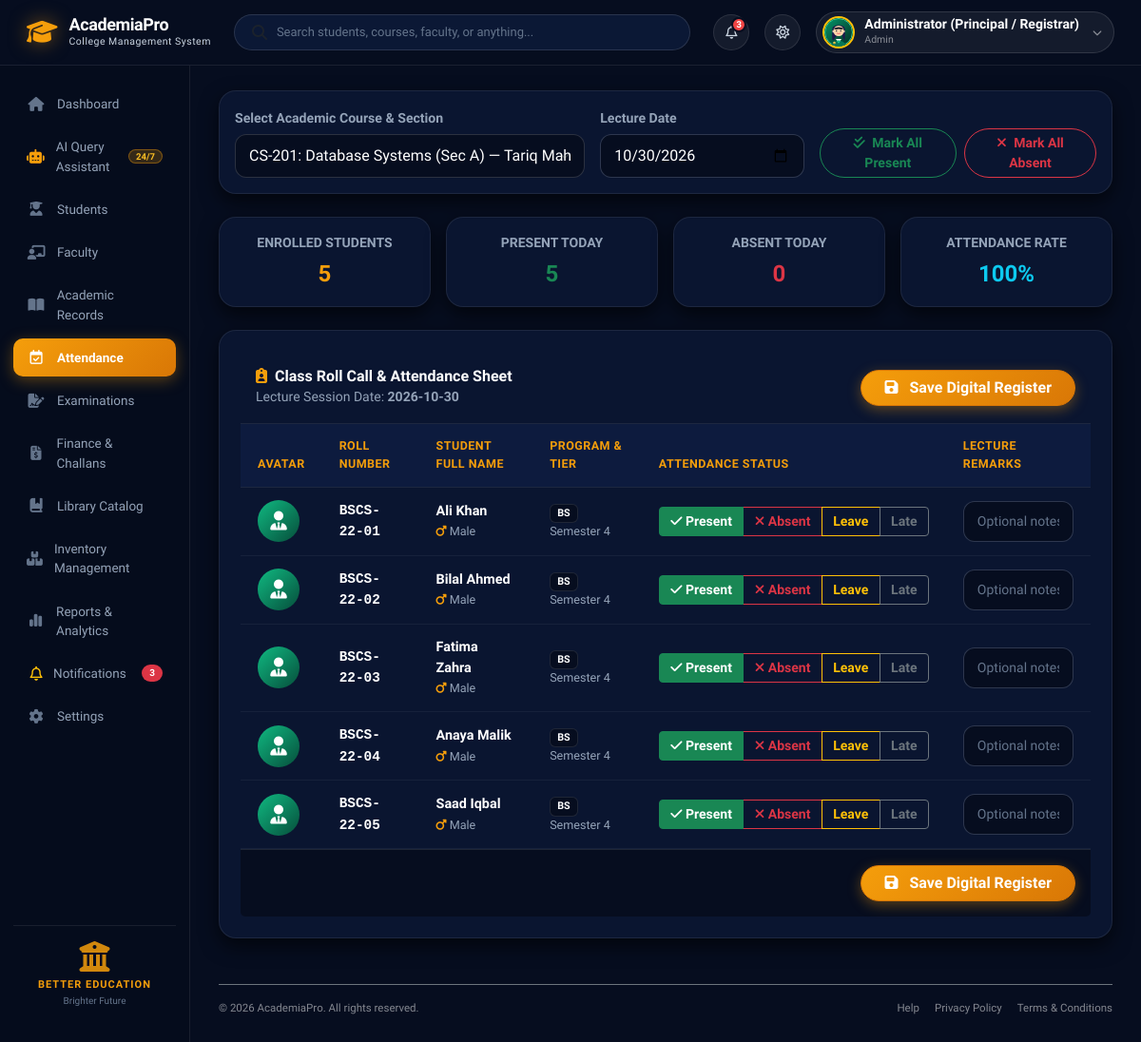
The app's page /attendance (signed in) with its own data.
### tables this page shows
CREATE TABLE enrollment (
        enrollment_id INTEGER PRIMARY KEY AUTOINCREMENT,
        student_id INTEGER NOT NULL REFERENCES student(student_id) ON DELETE CASCADE,
        section_id INTEGER NOT NULL REFERENCES section(section_id) ON DELETE RESTRICT,
        enrollment_date TEXT DEFAULT CURRENT_DATE,
        status TEXT NOT NULL DEFAULT 'Enrolled' CHECK (status IN ('Enrolled', 'Completed', 'Dropped', 'Withdrawn')),
        final_grade TEXT,
        gpa_points REAL,
        UNIQUE (student_id, section_id)
    );

CREATE TABLE student (
        student_id INTEGER PRIMARY KEY AUTOINCREMENT,
        roll_number TEXT NOT NULL UNIQUE,
        user_id INTEGER NOT NULL UNIQUE REFERENCES user_account(user_id) ON DELETE RESTRICT,
        program_id INTEGER NOT NULL REFERENCES program(program_id) ON DELETE RESTRICT,
        first_name TEXT NOT NULL,
        last_name TEXT NOT NULL,
        email TEXT NOT NULL UNIQUE,
        cnic TEXT NOT NULL UNIQUE,
        phone TEXT,
        date_of_birth TEXT NOT NULL,
        admission_date TEXT DEFAULT CURRENT_DATE,
        current_semester_num INTEGER NOT NULL DEFAULT 1,
        status TEXT NOT NULL DEFAULT 'Active' CHECK (status IN ('Active', 'Probation', 'Suspended', 'Graduated', 'Withdrawn'))
    , father_name TEXT DEFAULT 'Not Specified', gender TEXT DEFAULT 'Male', guardian_phone TEXT, address TEXT DEFAULT 'Multan, Pakistan', blood_group TEXT DEFAULT 'O+', academic_tier TEXT DEFAULT 'BS', part_or_year TEXT DEFAULT 'Semester 1', photo_url TEXT DEFAULT '');

### app/app.py (the view, shortened to what this page needs)
@app.route("/attendance", methods=["GET", "POST"])
def attendance():
    sections = db.get_sections_for_attendance()
    default_sec = sections[0]["section_id"] if sections else 1
    selected_section_id = int(request.args.get("section_id", default_sec))
    lecture_date = request.args.get("lecture_date", datetime.date.today().strftime("%Y-%m-%d"))
    students = db.get_students_for_attendance(selected_section_id, lecture_date)
    return render_template(
        "attendance.html",
        sections=sections,
        selected_section_id=selected_section_id,
        lecture_date=lecture_date,
        students=students
    )

### app/database_engine.py (called while the page is built, shortened)
    def get_connection(self):
        if self.use_postgres:
            import psycopg2
            from psycopg2.extras import RealDictCursor
            return psycopg2.connect(**self.pg_config, cursor_factory=RealDictCursor)
        else:
            conn = sqlite3.connect(SQLITE_DB_PATH)
            conn.row_factory = sqlite3.Row
            return conn

    def query(self, sql: str, params: tuple = ()) -> List[Dict[str, Any]]:
        conn = self.get_connection()
        try:
            cursor = conn.cursor()
            cursor.execute(sql, params)
            if cursor.description:
                columns = [col[0] for col in cursor.description]
                rows = cursor.fetchall()
                result = [dict(zip(columns, row)) for row in rows]
            else:
                conn.commit()
                result = []
            return result
        finally:
            conn.close()

    def get_college_profile(self) -> Dict[str, Any]:
        try:
            profiles = self.query("SELECT * FROM college_profile LIMIT 1")
            if profiles:
                p = dict(profiles[0])
                if not p.get("campus_image_url"):
                    p["campus_image_url"] = "https://images.unsplash.com/photo-1541339907198-e08756dedf3f?auto=format&fit=crop&w=1200&q=80"
                return p
        except Exception:
            pass

    def get_sections_for_attendance(self) -> List[Dict[str, Any]]:
        sql = """
        SELECT sec.section_id, sec.section_name, sec.room_number,
               c.course_code, c.title as course_title,
               COALESCE(t.first_name || ' ' || t.last_name, 'Faculty Head') as teacher_name,
               p.program_code, p.program_name, p.degree_level,
               COUNT(e.enrollment_id) as enrolled_count
        FROM section sec
        JOIN course c ON sec.course_id = c.course_id
        JOIN program p ON c.program_id = p.program_id
        LEFT JOIN teacher t ON sec.teacher_id = t.teacher_id
        LEFT JOIN enrollment e ON sec.section_id = e.section_id
        GROUP BY sec.section_id
        ORDER BY p.degree_level, c.course_code;
        """
        return self.query(sql)

### app/templates/attendance.html (shortened to what this page needs)
{% extends "base.html" %}
{% block content %}
<div class="main-content">
    <div class="card border-0 shadow-sm rounded-4 mb-4 bg-white p-3">
        <form method="GET" action="{{ url_for('attendance') }}" class="row g-3 align-items-end">
            <div class="col-md-5">
                <label class="form-label small fw-bold text-muted">Select Academic Course & Section</label>
                <select name="section_id" class="form-select border-2" onchange="this.form.submit()">
                    {% for sec in sections %}
                    <option value="{{ sec.section_id }}" {% if sec.section_id == selected_section_id %}selected{% endif %}>
                        {{ sec.course_code }}: {{ sec.course_title }} (Sec {{ sec.section_name }}) — {{ sec.teacher_name }} [{{ sec.enrolled_count }} Students]
                    </option>
                    {% endfor %}
                </select>
            </div>
            <div class="col-md-3">
                <label class="form-label small fw-bold text-muted">Lecture Date</label>
                <input type="date" name="lecture_date" class="form-control border-2" value="{{ lecture_date }}" onchange="this.form.submit()">
            </div>
            <div class="col-md-4 text-md-end">
                <div class="d-flex gap-2 justify-content-md-end">
                    <button type="button" class="btn btn-outline-success btn-sm rounded-pill fw-semibold px-3" onclick="bulkSet('Present')">
                        <i class="fa-solid fa-check-double me-1"></i> Mark All Present
                    </button>
                    <button type="button" class="btn btn-outline-danger btn-sm rounded-pill fw-semibold px-3" onclick="bulkSet('Absent')">
                        <i class="fa-solid fa-xmark me-1"></i> Mark All Absent
                    </button>
                </div>
            </div>
        </form>
    </div>
    <div class="row g-3 mb-4">
        <div class="col-6 col-md-3">
            <div class="card border-0 shadow-sm rounded-3 p-3 bg-white text-center">
                <div class="text-muted small fw-semibold">ENROLLED STUDENTS</div>
                <div class="fs-4 fw-bold text-primary mt-1" id="tallyTotal">{{ students|length }}</div>
            </div>
        </div>
        <div class="col-6 col-md-3">
            <div class="card border-0 shadow-sm rounded-3 p-3 bg-white text-center">
                <div class="text-muted small fw-semibold">PRESENT TODAY</div>
                <div class="fs-4 fw-bold text-success mt-1" id="tallyPresent">0</div>
            </div>
        </div>
        <div class="col-6 col-md-3">
            <div class="card border-0 shadow-sm rounded-3 p-3 bg-white text-center">
                <div class="text-muted small fw-semibold">ABSENT TODAY</div>
                <div class="fs-4 fw-bold text-danger mt-1" id="tallyAbsent">0</div>
            </div>
        </div>
        <div class="col-6 col-md-3">
            <div class="card border-0 shadow-sm rounded-3 p-3 bg-white text-center">
                <div class="text-muted small fw-semibold">ATTENDANCE RATE</div>
                <div class="fs-4 fw-bold text-info mt-1" id="tallyRate">100%</div>
            </div>
        </div>
    </div>
    <form method="POST" action="{{ url_for('attendance') }}" id="attendanceForm">
        <div class="card border-0 shadow-sm rounded-4 bg-white overflow-hidden mb-4">
            <div class="card-header bg-white py-3 border-bottom d-flex justify-content-between align-items-center">
                <div>
                    <h6 class="fw-bold mb-0 text-dark">
                        <i class="fa-solid fa-clipboard-user text-primary me-2"></i>Class Roll Call & Attendance Sheet
                    </h6>
                    <small class="text-muted">Lecture Session Date: <strong>{{ lecture_date }}</strong></small>
                </div>
                <button type="submit" class="btn btn-primary fw-bold px-4 rounded-pill shadow-sm">
                    <i class="fa-solid fa-floppy-disk me-2"></i> Save Digital Register
                </button>
            </div>
            <div class="table-responsive">
                <table class="table table-hover align-middle mb-0">
                    <thead class="table-light small text-muted">
                        <tr>
                            <th style="width: 70px;">Avatar</th>
                            <th>Roll Number</th>
                            <th>Student Full Name</th>
                            <th>Program & Tier</th>
                            <th style="width: 320px;">Attendance Status</th>
                            <th>Lecture Remarks</th>
                        </tr>
                    </thead>
                    <tbody>
                        {% for st in students %}
                        <tr>
                            <td>
                                {% if st.photo_url %}
                                <img src="{{ st.photo_url }}" class="rounded-circle" style="width: 44px; height: 44px; object-fit: cover;" alt="Photo">
                                {% elif st.gender == 'Female' %}
                                <div style="width: 44px; height: 44px; border-radius: 50%; background: linear-gradient(135deg, #f43f5e 0%, #be123c 100%); display: flex; align-items: center; justify-content: center; color: white;">
                                    <i class="fa-solid fa-user-graduate fs-5"></i>
                                </div>
                                {% else %}
                                <div style="width: 44px; height: 44px; border-radius: 50%; background: linear-gradient(135deg, #10b981 0%, #064e3b 100%); display: flex; align-items: center; justify-content: center; color: white;">
                                    <i class="fa-solid fa-user-tie fs-5"></i>
                                </div>
                                {% endif %}
                            </td>
                            <td>
                                <span class="fw-bold text-dark font-monospace">{{ st.roll_number }}</span>
                            </td>
                            <td>
                                <div class="fw-semibold text-dark">{{ st.first_name }} {{ st.last_name }}</div>
                                <small class="text-muted">
                                    <i class="fa-solid {{ 'fa-venus text-danger' if st.gender == 'Female' else 'fa-mars text-primary' }}"></i> {{ st.gender }}
                                </small>
                            </td>
                            <td>
                                <span class="badge bg-light text-dark border">{{ st.academic_tier }}</span>
                                <small class="text-muted d-block">{{ st.part_or_year }}</small>
                            </td>
                            <td>
                                <div class="btn-group w-100" role="group">
                                    <label class="btn btn-outline-success btn-sm py-1 fw-semibold" for="p_{{ st.enrollment_id }}">
                                        <i class="fa-solid fa-check"></i> Present
                                    </label>
                                    <label class="btn btn-outline-danger btn-sm py-1 fw-semibold" for="a_{{ st.enrollment_id }}">
                                        <i class="fa-solid fa-xmark"></i> Absent
                                    </label>
                                    <label class="btn btn-outline-warning btn-sm py-1 fw-semibold" for="l_{{ st.enrollment_id }}">
                                        Leave
                                    </label>
                                    <label class="btn btn-outline-secondary btn-sm py-1 fw-semibold" for="t_{{ st.enrollment_id }}">
                                        Late
                                    </label>
                                </div>
                            </td>
                            <td>
                                <input type="text" name="remarks_{{ st.enrollment_id }}" class="form-control form-control-sm" placeholder="Optional notes (e.g. sick leave, late by 15 mins)..." value="{{ st.remarks }}">
                            </td>
                        </tr>
                        {% endfor %}
                    </tbody>
                </table>
            </div>
            {% if students %}
            <div class="card-footer bg-light p-3 text-end border-top">
                <button type="submit" class="btn btn-primary fw-bold px-4 rounded-pill shadow-sm">
                    <i class="fa-solid fa-floppy-disk me-2"></i> Save Digital Register
                </button>
            </div>
            {% endif %}
        </div>
    </form>
</div>
{% endblock %}

### app/templates/base.html (style rules this page uses)
:root { --bs-primary: #f59e0b !important; --bs-primary-rgb: 245, 158, 11 !important; --bs-link-color: #f59e0b !important; --bs-link-hover-color: #fbbf24 !important; --bs-body-bg: #060d1f !important; --bs-body-color: #ffffff !important; --bs-border-color: rgba(255, 255, 255, 0.1) !important; --bg-canvas: #060d1f; --bg-surface: #0a1530; --bg-card: rgba(14, 28, 58, 0.75); --border-glass: rgba(255, 255, 255, 0.08); --border-gold: rgba(245, 158, 11, 0.4); --gold-primary: #f59e0b; --gold-gradient: linear-gradient(135deg, #f59e0b 0%, #d97706 100%); --navy-gradient: linear-gradient(180deg, #060d1f 0%, #0a1530 100%); --text-main: #ffffff; --text-muted: #94a3b8; }
.text-primary, a.text-primary, .text-primary-emphasis { color: #f59e0b !important; }
.btn-primary { background: linear-gradient(135deg, #f59e0b 0%, #d97706 100%) !important; border-color: #d97706 !important; color: #ffffff !important; font-weight: 700 !important; box-shadow: 0 4px 14px rgba(245, 158, 11, 0.35) !important; }
.card, .card-stat, .bg-white, .card-header.bg-white, .card-footer.bg-white, .modal-content, .offcanvas { background-color: #0a1530 !important; color: #ffffff !important; border-color: rgba(255, 255, 255, 0.08) !important; }
.card-header { background-color: #0d1b3e !important; color: #ffffff !important; border-bottom: 1px solid rgba(255, 255, 255, 0.08) !important; }
.bg-light, .card.bg-light, .form-control.bg-light { background-color: #060d1f !important; color: #cbd5e1 !important; border-color: rgba(255, 255, 255, 0.1) !important; }
.table { --bs-table-bg: transparent !important; --bs-table-color: #ffffff !important; --bs-table-border-color: rgba(255, 255, 255, 0.08) !important; color: #ffffff !important; }
.table-light, .table-light th, .table-light td, thead.table-light th { background-color: #0d1b3e !important; color: #f59e0b !important; border-color: rgba(255, 255, 255, 0.08) !important; }
.form-control, .form-select { background-color: #060d1f !important; border: 1px solid rgba(255, 255, 255, 0.15) !important; color: #ffffff !important; }
.form-control::placeholder { color: #64748b !important; }
.form-label { color: #cbd5e1 !important; }
.form-select option { background-color: #0a1530 !important; color: #ffffff !important; }
.card .text-dark, .modal-content .text-dark, .offcanvas .text-dark, h5.text-dark, h6.text-dark { color: #ffffff !important; }
.card .text-muted, .modal-content .text-muted, .text-secondary { color: #94a3b8 !important; }
* { box-sizing: border-box; margin: 0; padding: 0; }
body { font-family: 'Plus Jakarta Sans', sans-serif; background-color: var(--bg-canvas); color: #ffffff; min-height: 100vh; overflow-x: hidden; -webkit-font-smoothing: antialiased; }

### records on screen
enrollment: roll_number "BSCS-22-01", first_name "Ali", last_name "Khan", gender "Male", academic_tier "BS", part_or_year "Semester 4", enrollment_id "Optional notes (e.g. sick leave, late by 15 mins)..."
enrollment: roll_number "BSCS-22-02", first_name "Bilal", last_name "Ahmed", gender "Male", academic_tier "BS", part_or_year "Semester 4"
enrollment: roll_number "BSCS-22-03", first_name "Fatima", last_name "Zahra", gender "Male", academic_tier "BS", part_or_year "Semester 4"
enrollment: roll_number "BSCS-22-04", first_name "Anaya", last_name "Malik", gender "Male", academic_tier "BS", part_or_year "Semester 4"
enrollment: roll_number "BSCS-22-05", first_name "Saad", last_name "Iqbal", gender "Male", academic_tier "BS", part_or_year "Semester 4", enrollment_id "Optional notes (e.g. sick leave, late by 15 mins)..."

### other values on screen
{{ logged_user }} "Administrator (Principal / Registrar)"
{{ logged_role }} "Admin"
{{ students|length }} "5"
{{ lecture_date }} "2026-10-30"
form field section_id "CS-201: Database Systems (Sec A) — Tariq Mahmood [5 Students]"
